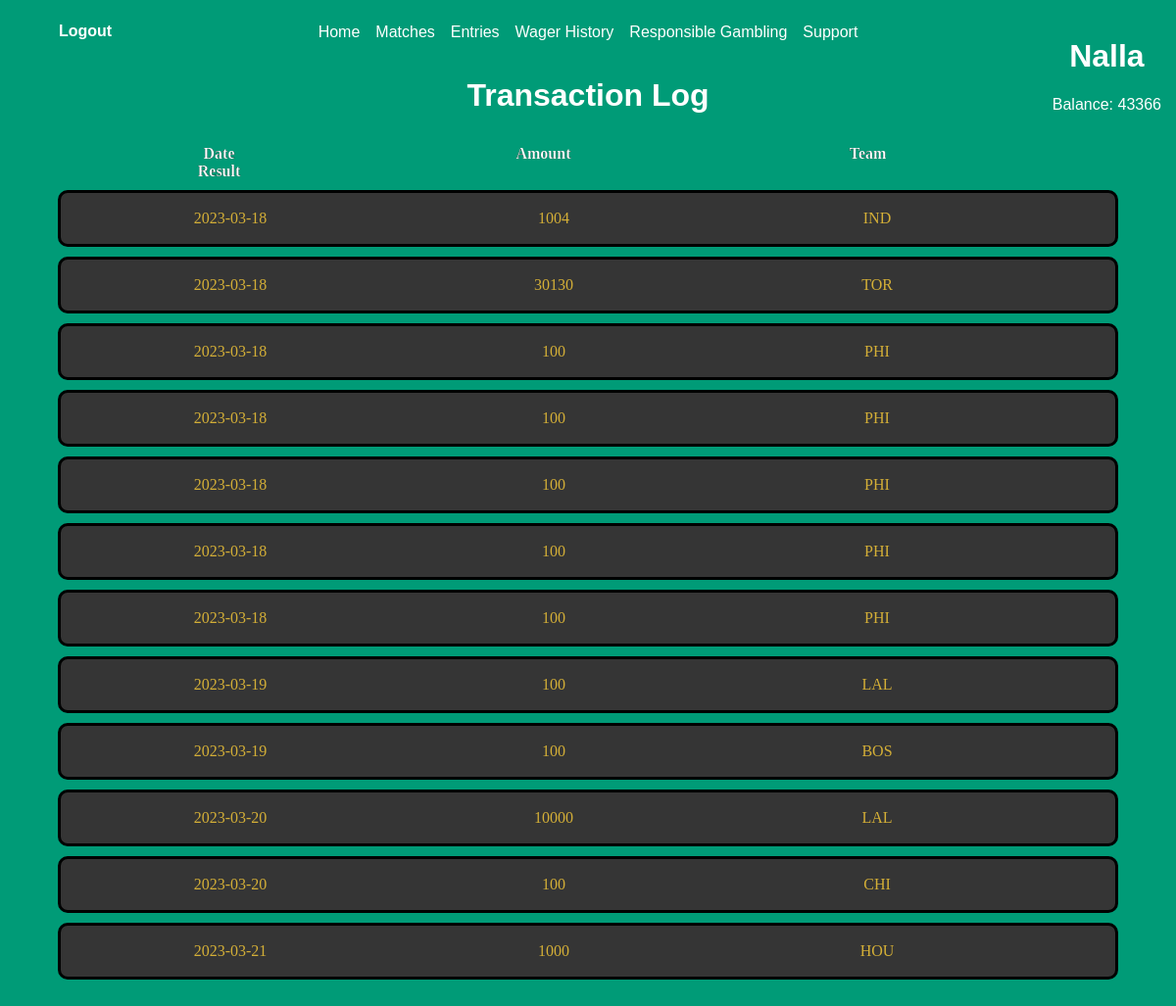
The app's page /cpsc362/userHistory.php (signed in) with its own data.
### tables this page shows
CREATE TABLE `users2` (
  `id` bigint(20) NOT NULL,
  `user_id` bigint(20) NOT NULL,
  `user_name` varchar(100) NOT NULL,
  `password` varchar(100) NOT NULL,
  `date` timestamp NOT NULL DEFAULT current_timestamp() ON UPDATE current_timestamp(),
  `email` varchar(100) NOT NULL,
  `Points` int(11) DEFAULT NULL,
  `totalWinnings` bigint(20) DEFAULT NULL
);

CREATE TABLE `user_info` (
  `user_name` varchar(255) DEFAULT NULL,
  `wagerPlaced` int(10) UNSIGNED NOT NULL,
  `betPlaced` varchar(255) NOT NULL,
  `gameID` varchar(255) NOT NULL,
  `teambeton` varchar(255) NOT NULL,
  `id` bigint(20) DEFAULT NULL,
  `result` tinyint(1) DEFAULT NULL,
  `amountWon` bigint(20) DEFAULT NULL
);

### cpsc362/functions.php (called while the page is built, shortened)
<?php
function check_login($con)
{
   if(isset ($_SESSION['user_id']))
   {
    $id = $_SESSION['user_id'];
    $query = "Select * from users2 where user_id = '$id' limit 1";
    $result = mysqli_query($con,$query);
    if($result && mysqli_num_rows($result) > 0)
    {
        $user_data = mysqli_fetch_assoc($result);
        return $user_data;
    }
   }
   die;
}
?>

### cpsc362/userHistory.php (the view, shortened to what this page needs)
<?php
include("connection.php");
include("functions.php");
$user_data = check_login($con);
?>
<!DOCTYPE html>
<html lang="en">
<head>
    <link rel="stylesheet" href="index-page.css">
<link rel = "stylesheet" href ="style-match.css">
<link rel="stylesheet" href="header.css">
</head>
<body>
<div class="header">
    <ul>
      <li><a href="index.php">Home</a></li>
      <li><a href="matchpage.php">Matches</a></li>
      <li><a href="place_bet.php">Entries</a></li>
      <li><a href="userHistory.php">Wager History</a></li>
      <li><a href="RGambling.php">Responsible Gambling</a></li>
      <li><a href="TODO">Support</a></li>
    </ul>
  </div>
   <a id ="logout" href= "logout.php"> Logout </a>
  <div class ="username-place" >
  <h1><?php echo $user_data['user_name'] ;?></h1>
  <p> <?php echo 'Balance: '. $user_data['Points'];?></p>
</div>
</body>
</html>
<?php
$dateREF ="";
echo "<h1> Transaction Log</h1>";
echo "<div class='hContainer'>";
$query = "select * from user_info where id = '{$user_data['id']} ORDER BY betPlaced DESC'";
$result = mysqli_query($con, $query);
echo "<div class='hHeader'>";
echo "<span class='number2'>Date</span>";
echo "<span class='number2'>Amount</span>";
echo "<span class='number2'>Team</span>";
echo "<span class='number2'>Result</span>";
echo "</div>";
while ($user_info = mysqli_fetch_assoc($result)) {
    if($dateREF != $user_info['betPlaced']){
    $dateREF = $user_info['betPlaced'];
    }
    if($dateREF == $user_info['betPlaced'])
    {
        if($user_info['teambeton'])
        echo "<div class='history'>";
        echo"<div>";
        echo "<span class='number' id ='hhDate'>{$user_info['betPlaced']}</span>";
        echo "<span class='number'id ='hhAmount'>{$user_info['wagerPlaced']}</span>";
        echo "<span class='number'id ='hhTeam'>{$user_info['teambeton']}</span>";
        echo "</div>";
        echo "</div>";
    }
}
echo "</div>";
?>

### cpsc362/index-page.css (style rules this page uses)
body { background-color: RGB(0, 155, 119); display: flex; flex-direction: column; }
h1 { text-align: center; font-family: Verdana, Geneva, Tahoma, sans-serif; color: white; }
#logout { position: absolute; left: 50px; text-align: right; text-decoration: none; font-weight: bold; color: white; padding: 10px; width: 10px; margin-top: 5px; font-family: Verdana, Geneva, Tahoma, sans-serif; }
.username-place { text-align: left; color: white; position: absolute; right: 15px; margin-top: 10px; margin-left: 10px; font-weight: 200; font-family: Verdana, Geneva, Tahoma, sans-serif; margin-down: 100px; }

### cpsc362/style-match.css (style rules this page uses)
.history { display: flex; flex-direction: column; background-color: rgb(53, 53, 53); padding: 12px 8px; margin: 10px 1px; border: 3.5px solid; border-radius: 10px; border-color: none; }
.mContainer,.hContainer { flex-direction: column; column-count: 2.5; column-gap: 200px; margin: 50px; margin-top: 10px; overflow:hidden }
#hhDate, #hhAmount, #hhTeam { color: #d4af37; margin: 5px; display: inline-block }
.hHeader { font-weight: bold; color: white; -webkit-text-stroke-width: .2px; -webkit-text-stroke-color: black; }
.number { display: inline-block; width: 320px; text-align:center; }
.number2 { display: inline-block; width: 331px; text-align:center; }

### cpsc362/header.css (style rules this page uses)
.header { padding: 16px; display: flex; justify-content: space-evenly; }
ul { display: flex; list-style: none; margin: 0; padding: 0; gap: 16px; }
li a { color: white; font-family: urw-din,sans-serif; text-decoration: none; }

### records on screen
users2: user_name "Nalla", Points "43366"
user_info: betPlaced "2023-03-18", wagerPlaced "1004", teambeton "IND"
user_info: betPlaced "2023-03-18", wagerPlaced "30130", teambeton "TOR"
user_info: betPlaced "2023-03-18", wagerPlaced "100", teambeton "PHI"
user_info: betPlaced "2023-03-18", wagerPlaced "100", teambeton "PHI"
user_info: betPlaced "2023-03-18", wagerPlaced "100", teambeton "PHI"
user_info: betPlaced "2023-03-18", wagerPlaced "100", teambeton "PHI"
user_info: betPlaced "2023-03-18", wagerPlaced "100", teambeton "PHI"
user_info: betPlaced "2023-03-19", wagerPlaced "100", teambeton "LAL"
user_info: betPlaced "2023-03-19", wagerPlaced "100", teambeton "BOS"
user_info: betPlaced "2023-03-20", wagerPlaced "10000", teambeton "LAL"
user_info: betPlaced "2023-03-20", wagerPlaced "100", teambeton "CHI"
user_info: betPlaced "2023-03-21", wagerPlaced "1000", teambeton "HOU"
